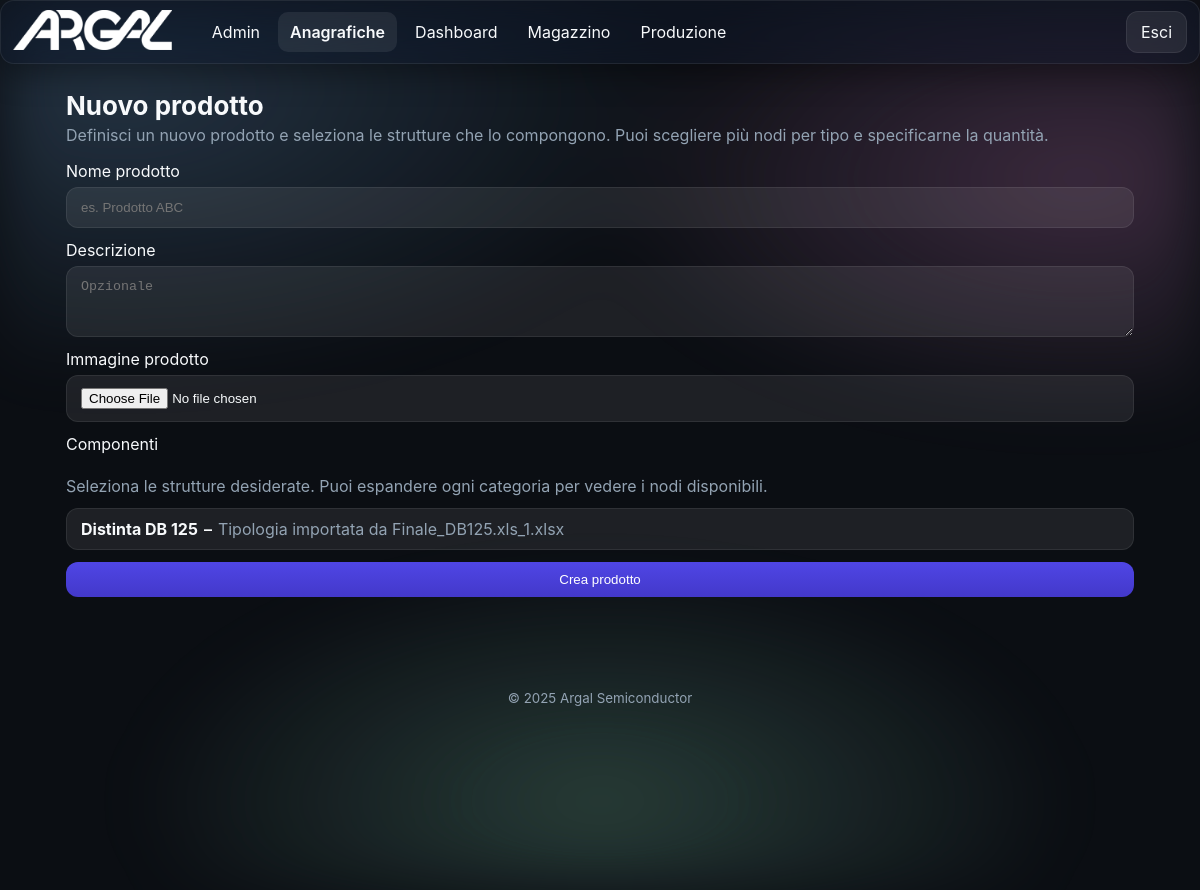
/products/create (signed in), run on an earlier commit of the app's database.
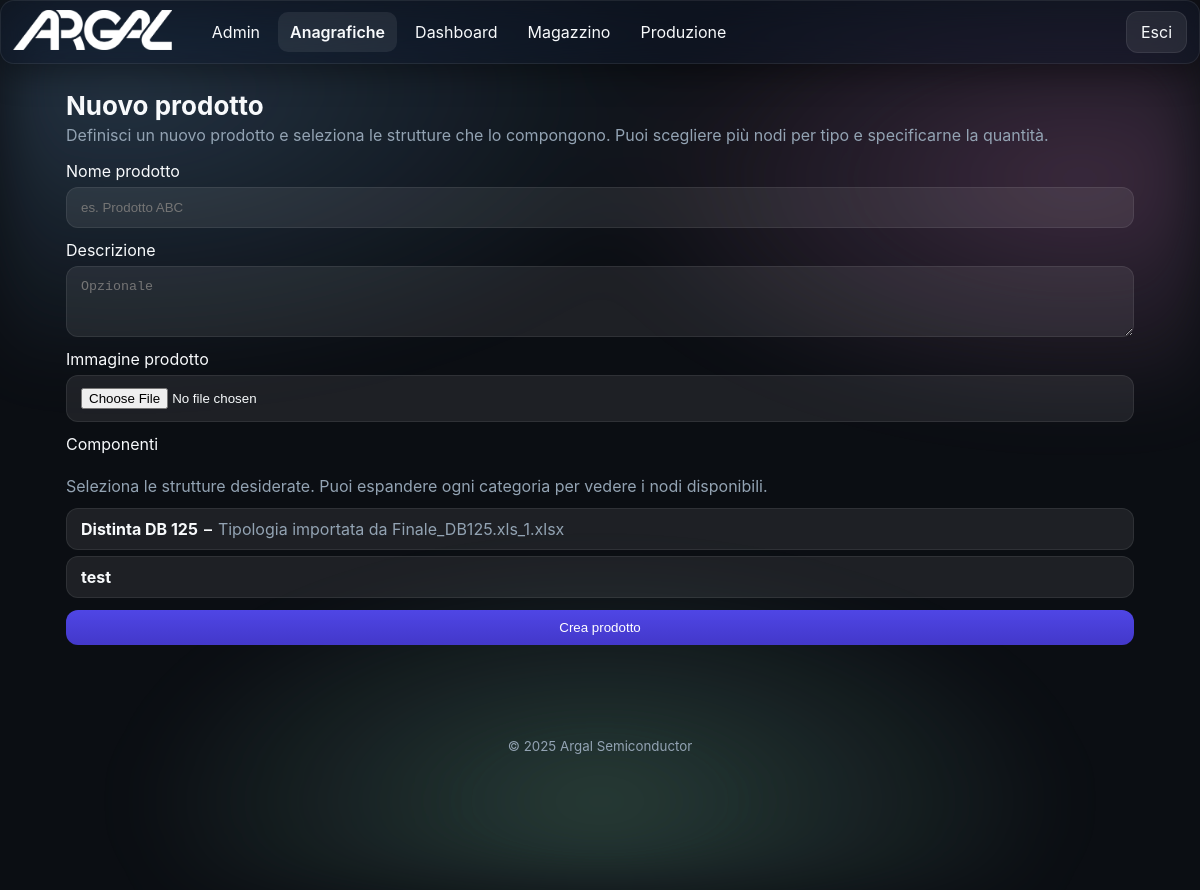
And on a later commit of the database.
### app/models.py (models this page shows, shortened)
class TimestampMixin(db.Model):
    __abstract__ = True
    created_at = db.Column(db.DateTime, default=datetime.utcnow)
    updated_at = db.Column(db.DateTime, default=datetime.utcnow, onupdate=datetime.utcnow)

class Module(TimestampMixin):
    __tablename__ = 'modules'
    id = db.Column(db.Integer, primary_key=True)
    name = db.Column(db.String(100), unique=True, nullable=False)
    slug = db.Column(db.String(100), unique=True, nullable=False)
    endpoint = db.Column(db.String(120), unique=True, nullable=False)
    enabled = db.Column(db.Boolean, default=True)
    icon = db.Column(db.String(100), default='cube')

class StructureType(TimestampMixin):
    __tablename__ = 'structure_types'
    id = db.Column(db.Integer, primary_key=True)
    name = db.Column(db.String(120), unique=True, nullable=False)
    description = db.Column(db.Text)
    fields = db.relationship('TypeField', backref='type', cascade='all, delete-orphan')
    is_assembly = db.Column(db.Boolean, default=False)
    is_part = db.Column(db.Boolean, default=False)
    is_commercial = db.Column(db.Boolean, default=False)
    default_work_phase_id = db.Column(db.Integer, db.ForeignKey('work_phases.id'), nullable=True)
    default_processing_type = db.Column(db.String(20))  # "internal" or "external"
    default_supplier_id = db.Column(db.Integer, db.ForeignKey('suppliers.id'), nullable=True)
    default_work_center_id = db.Column(db.Integer, db.ForeignKey('work_centers.id'), nullable=True)
    default_weight = db.Column(db.Float)
    default_processing_cost = db.Column(db.Float)
    default_standard_time = db.Column(db.Float)  # stored in minutes
    default_lead_time_theoretical = db.Column(db.Float)  # stored in minutes
    default_lead_time_real = db.Column(db.Float)  # stored in minutes
    default_description = db.Column(db.Text)
    default_notes = db.Column(db.Text)
    default_price_per_unit = db.Column(db.Float)
    default_minimum_order_qty = db.Column(db.Integer)
    default_stock_threshold = db.Column(db.Float)
    default_replenishment_qty = db.Column(db.Float)
    default_work_phase = db.relationship('WorkPhase', foreign_keys=[default_work_phase_id])
    default_supplier = db.relationship('Supplier', foreign_keys=[default_supplier_id])
    default_work_center = db.relationship('WorkCenter', foreign_keys=[default_work_center_id])

### app/blueprints/products/routes.py (the view, shortened to what this page needs)
@products_bp.route('/create', methods=['GET', 'POST'])
@login_required
def create():
    types = StructureType.query.order_by(StructureType.name.asc()).all()
    nodes_by_type = {t.id: Structure.query.filter_by(type_id=t.id).order_by(Structure.name.asc()).all() for t in types}
    return render_template('products/create.html', types=types, nodes_by_type=nodes_by_type)

### app/models.py (called while the page is built)
@login_manager.user_loader
def load_user(user_id):
    try:
        return User.query.get(int(user_id))
    except Exception:
        return None

### app/templates/products/create.html (shortened to what this page needs)
{% extends 'base.html' %}
{% block content %}
<section class="section">
  <h2 class="section-title">Nuovo prodotto</h2>
  <p class="section-subtitle">Definisci un nuovo prodotto e seleziona le strutture che lo compongono. Puoi scegliere più nodi per tipo e specificarne la quantità.</p>
  <form method="post" class="form" enctype="multipart/form-data">
    <label class="field">
      <span>Nome prodotto</span>
      <input name="name" required placeholder="es. Prodotto ABC" value="{{ request.form.get('name', '') }}">
    </label>
    <label class="field">
      <span>Descrizione</span>
      <textarea name="description" rows="3" placeholder="Opzionale">{{ request.form.get('description', '') }}</textarea>
    </label>
    <label class="field">
      <span>Immagine prodotto</span>
      <input type="file" name="image" accept="image/*">
    </label>
    <div class="field">
      <span>Componenti</span>
      {% if types|length == 0 %}
        <p class="muted">Non esistono tipi di struttura. Crea prima dei tipi nella sezione Strutture.</p>
      {% else %}
        <p class="muted" style="margin-bottom:6px;">Seleziona le strutture desiderate. Puoi espandere ogni categoria per vedere i nodi disponibili.</p>
        <div class="accordion-list">
          {% for t in types %}
            <details class="accordion-item">
              <summary><strong>{{ t.name }}</strong>{% if t.description %} – <span class="muted">{{ t.description }}</span>{% endif %}</summary>
                {% set nodes = nodes_by_type.get(t.id) %}
            </details>
          {% endfor %}
        </div>
      {% endif %}
    </div>
    <button class="btn primary" type="submit">Crea prodotto</button>
  </form>
</section>
{% endblock %}

### app/templates/base.html (shortened to what this page needs)
<!doctype html>
<html lang="it" data-theme="dark">
<head>
  <link rel="stylesheet" href="{{ url_for('static', filename='css/styles.css') }}">
</head>
<body>
  <div class="bg-aurora"></div>
  {% if current_user.is_authenticated and not embedded %}
  <header class="app-header glass">
    <div class="brand">
      <a href="{{ url_for('dashboard.index') }}" class="brand-link" style="display:inline-block;">
        <img src="{{ url_for('static', filename='img/logo.png') }}" alt="Logo" class="logo">
      </a>
    </div>
    <nav class="nav-desktop">
      {% set cur_ep = request.endpoint or '' %}
      {% set detected_bp = (cur_ep.split('.')|first) %}
      {% set forced_bp = None %}
      {% if active_module is defined and active_module %}
        {% set forced_bp = active_module %}
      {% elif g is defined and g.active_module is defined and g.active_module %}
        {% set forced_bp = g.active_module %}
      {% endif %}
      {% set cur_bp = forced_bp if forced_bp else detected_bp %}
      {% for m in enabled_modules %}
        {% set mod_bp = (m.endpoint.split('.')|first) %}
        {% set is_active = (mod_bp == cur_bp) %}
        {% set display_name = 'Anagrafiche' if (m.slug == 'products' or m.name == 'Prodotti') else m.name %}
        <a class="nav-link{{ ' active' if is_active else '' }}" href="{{ url_for(m.endpoint) }}">{{ display_name }}</a>
      {% endfor %}
    </nav>
    <div class="header-actions">
      <a class="btn btn-ghost" href="{{ url_for('auth.logout') }}">Esci</a>
    </div>
  </header>
    {% set cur_ep = request.endpoint or '' %}
    {% set detected_bp = (cur_ep.split('.')|first) %}
    {% set forced_bp = None %}
    {% if active_module is defined and active_module %}
      {% set forced_bp = active_module %}
    {% elif g is defined and g.active_module is defined and g.active_module %}
      {% set forced_bp = g.active_module %}
    {% endif %}
    {% set cur_bp = forced_bp if forced_bp else detected_bp %}
  {% endif %}
  <main class="container">
    {% block content %}{% endblock %}
  </main>
  {% if not embedded %}
  <footer class="app-footer">
    <small>© {{ 2025 }} Argal Semiconductor</small>
  </footer>
  {% endif %}
</body>
</html>

What changed in the data, as far as the page shows it:
added StructureType: name "test"
